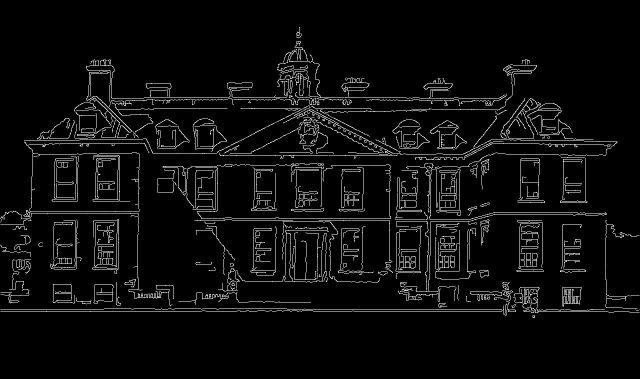
#> input picture assets/canny_target.jpg, 1280 x 757 px, given in place of ex2.jpg, which was not available (shown at 1/2 size)
$ python -i canny.py   (imports and definitions only)
#> lines starting #> are read from the running program, lines starting #| are printed output that depends on the picture; after the words box and inside, x2 and y2 are one past the last pixel; in counts of white or black regions, pixels touching at a corner belong together; long printed decimals are rounded; pictures that were not available may be replaced by others from this repository, and a replacement may not be noted
import numpy as np
import matplotlib.pyplot as plt
import pandas as pd
from skimage import io, img_as_ubyte,img_as_float, exposure,filters,feature
from scipy import signal, spatial
import sys

def Canny():
    def print_gaussian(original, gaussian):
        plt.figure(figsize=(5,10))
        plt.subplot(2,1,1),plt.imshow(original , cmap='gray'), plt.title("original")
        plt.subplot(2,1,2),plt.imshow(gaussian , cmap='gray'), plt.title("gaussian sigma = 1.0")
        plt.tight_layout()
        plt.show()


    def print_canny(target, my_image):
        plt.figure(figsize=(10,5))
        plt.subplot(1,2,1),plt.imshow(target , cmap='gray'), plt.title("Target image")
        plt.subplot(1,2,2),plt.imshow(my_image , cmap='gray'), plt.title("My Image")
        plt.tight_layout()
        plt.show()

    def read_image(filename):
#> called with filename = 'assets/ex2.jpg'
        image = io.imread(filename, as_gray=True)
#> image is the input picture: shape (757, 1280) float64; min 0, max 1, mean 0.048
        img = img_as_ubyte(image)
        return img

    def canny(img, low_t, high_t, sig):
        return feature.canny(img, sigma = sig, low_threshold= low_t, high_threshold = high_t)


    original = read_image("assets/ex2.jpg")
    original_gaussian = filters.gaussian(original,sigma= 1)
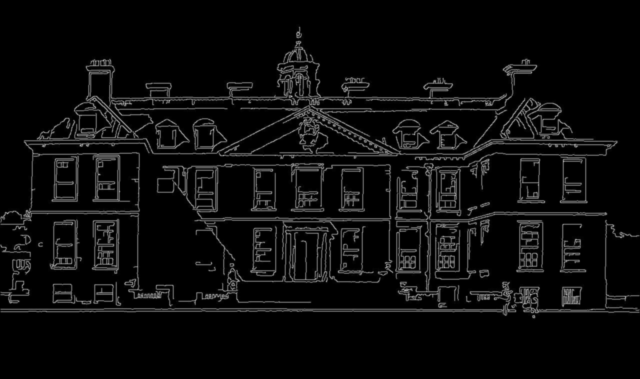
#> original_gaussian: shape (757, 1280) float64 (shown at 1/2 size); min 0, max 0.699, mean 0.048
    print_gaussian(original, original_gaussian)
#> in print_gaussian, `plt.show()`:
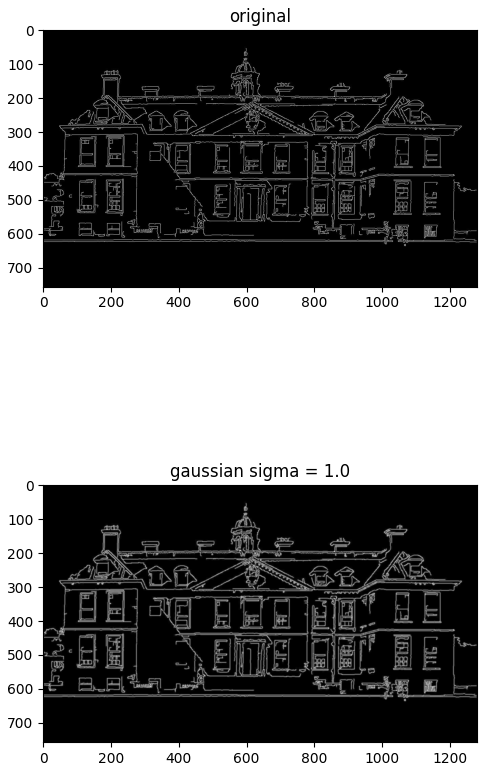
#> figure drawn by matplotlib, 2 panels

    #print(np.max(original,axis=1))

    target = read_image("assets/canny_target.jpg")

    best_distance= 1e10

    best_params = [0,0,0] #low , high, sigma

    low_threshold = [50, 70, 90]
    high_threshold = [150, 170, 190]
    sigma = [1.0, 1.2, 1.4, 1.6, 1.8, 2.0, 2.2, 2.4, 2.6, 2.8]

    for low in low_threshold:
        for high in high_threshold:
            for sig in sigma:
                canny_output = canny(original, low, high, sig)

                #print(canny_output.shape)
                #print(target.shape)
                this_dist = spatial.distance.cosine(canny_output.flatten().astype(float), target.flatten().astype(float))

                if this_dist < best_distance and (np.sum(canny_output>0.0)>0.0):
                    best_distance = this_dist
                    best_params = [low,high,sig]
#> after the loop, best_distance = 0.951; best_params = [50, 150, 1]
                    #print(best_params)

    my_image = feature.canny(original, sigma = best_params[2],low_threshold= best_params[0], high_threshold = best_params[1])
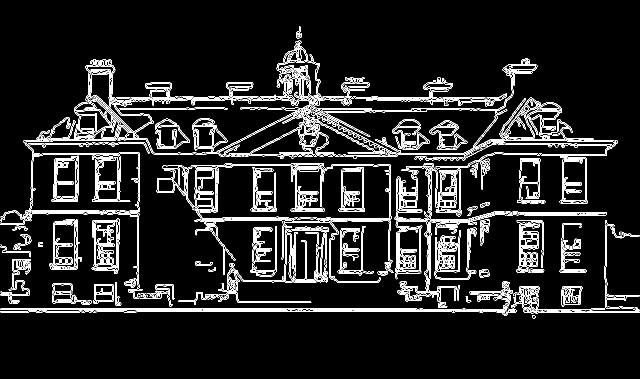
#> my_image: shape (757, 1280) bool (shown at 1/2 size); 8.2% white in thin lines or dots, all inside (x1, y1, x2, y2) = (1, 53, 1279, 637)

    print(f"best cosine distance: {best_distance}")
#| best cosine distance: 0.9514
    print(f"best parameters : low = {best_params[0]}, high = {best_params[1]}, sigma = {best_params[2]}")
#| best parameters : low = 50, high = 150, sigma = 1.0

    print_canny(target, my_image)
#> in print_canny, `plt.show()`:
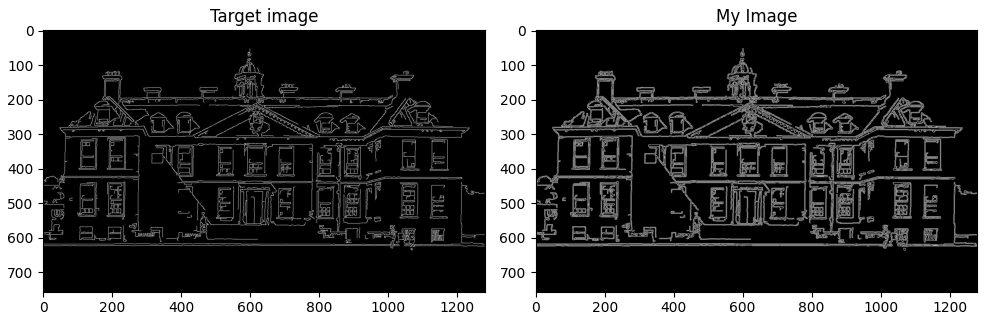
#> figure drawn by matplotlib, 2 panels

>>> result = Canny()
